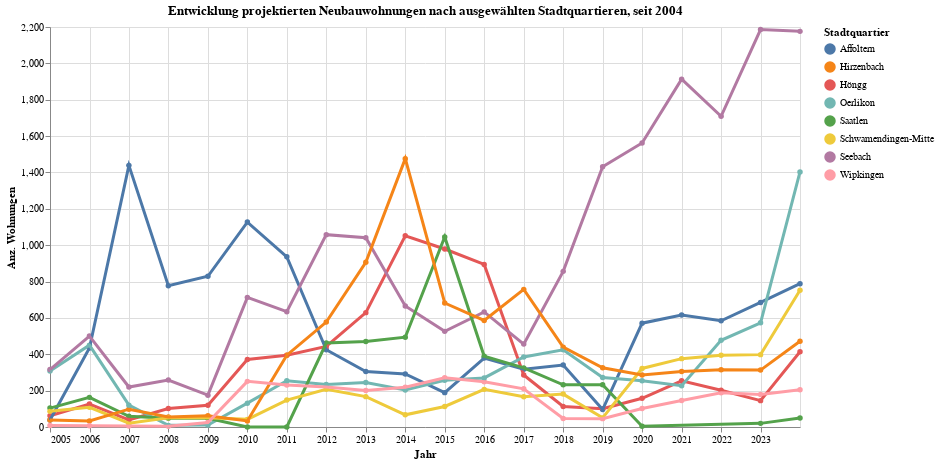

This figure's notebook cell:
### Code cell
grafik3 = mypy_dv.plot_altair_multiline_highlight(
    data = myAgg3.reset_index().query('RAUM_my_sort>100')
    , x = 'StichtagDatJahr:T'
    , y = 'sum_WHG:Q'
    , myTitle = "Entwicklung projektierten Neubauwohnungen nach ausgewählten Stadtquartieren, seit "+str(data2betested.index.year.min())
    , x_beschriftung = 'Jahr'
    , y_beschriftung = 'Anz. Wohnungen'
    , warning_status  = "ignore"
    , category='RAUM_LANG:N'
    , category_beschriftung='Stadtquartier'
)
grafik3

### Figure 1 — Vega-Lite specification as saved in the notebook (floating-point values rounded to 4 significant figures; data arrays with more than 128 entries replaced by an {"elided": "..."} marker saying what was removed)
{"config": {"view": {"continuousWidth": 300, "continuousHeight": 300}}, "layer": [{"mark": {"type": "circle"}, "encoding": {"color": {"field": "RAUM_LANG", "legend": {"orient": "right", "title": "Stadtquartier"}, "type": "nominal"}, "opacity": {"value": 1.3}, "tooltip": [{"field": "StichtagDatJahr", "type": "temporal"}, {"field": "RAUM_LANG", "type": "nominal"}, {"field": "sum_WHG", "type": "quantitative"}], "x": {"axis": {"title": "Jahr"}, "field": "StichtagDatJahr", "type": "temporal"}, "y": {"axis": {"title": "Anz. Wohnungen"}, "field": "sum_WHG", "type": "quantitative"}}, "name": "view_3", "title": "Entwicklung projektierten Neubauwohnungen nach ausgewählten Stadtquartieren, seit 2004"}, {"mark": {"type": "line"}, "encoding": {"color": {"field": "RAUM_LANG", "legend": {"orient": "right", "title": "Stadtquartier"}, "type": "nominal"}, "size": {"condition": {"test": {"not": {"param": "param_3"}}, "value": 1.2}, "value": 3}, "tooltip": [{"field": "StichtagDatJahr", "type": "temporal"}, {"field": "RAUM_LANG", "type": "nominal"}, {"field": "sum_WHG", "type": "quantitative"}], "x": {"axis": {"title": "Jahr"}, "field": "StichtagDatJahr", "type": "temporal"}, "y": {"axis": {"title": "Anz. Wohnungen"}, "field": "sum_WHG", "type": "quantitative"}}, "title": "Entwicklung projektierten Neubauwohnungen nach ausgewählten Stadtquartieren, seit 2004"}], "data": {"name": "data-534f20a94e83ec19e0d2ab65afe1ce4b"}, "height": 400, "params": [{"name": "param_3", "select": {"type": "point", "fields": ["RAUM_LANG:N"], "nearest": true, "on": "pointerover"}, "views": ["view_3"]}], "width": 750, "$schema": "https://vega.github.io/schema/vega-lite/v5.8.0.json", "datasets": {"data-534f20a94e83ec19e0d2ab65afe1ce4b": {"elided": "158 records"}}}
